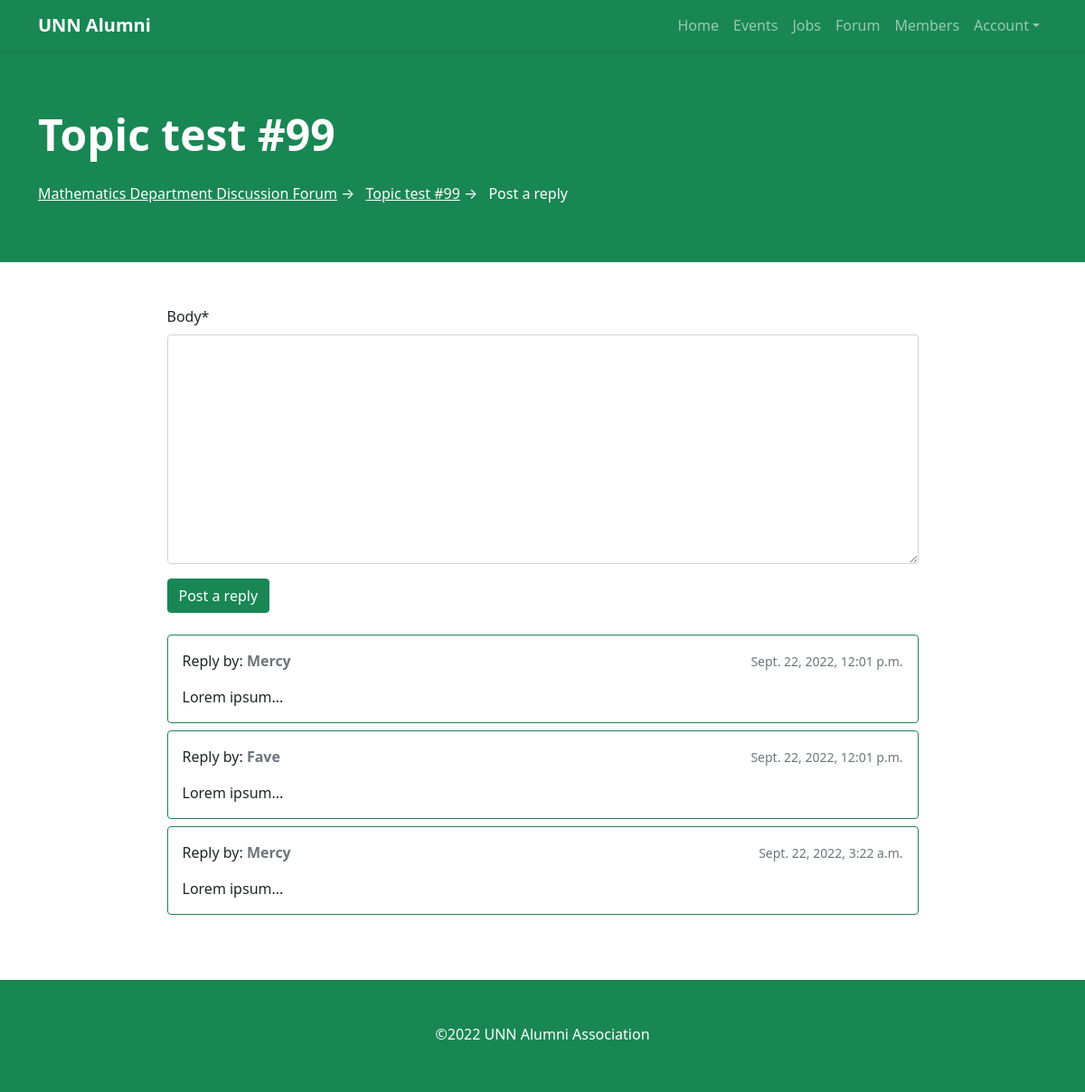
Page /forum/board/1/topics/101/reply/ (signed in) on the earlier database version.
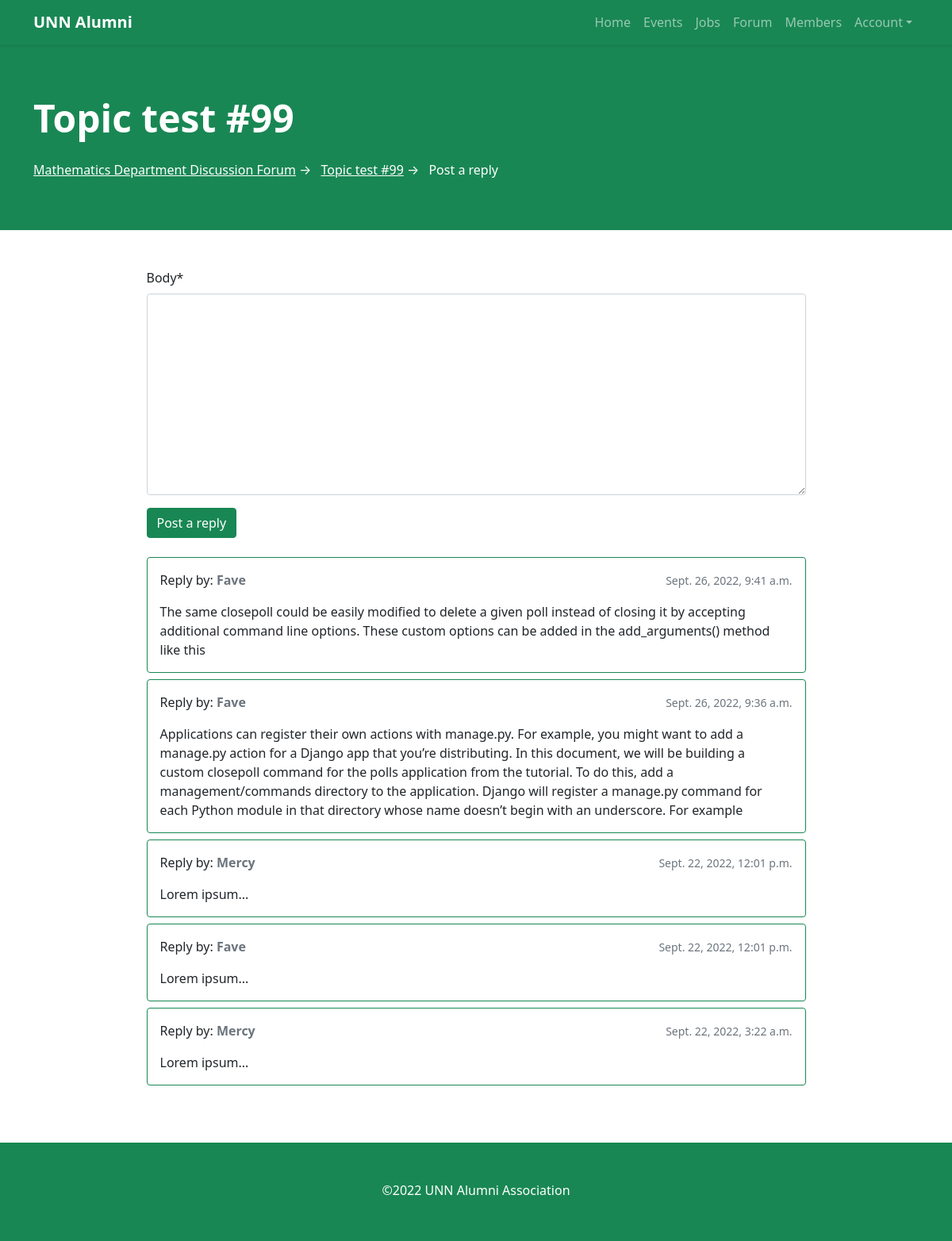
Same page on the later database version.
### forum/models.py (models this page shows, shortened)
class Reply(models.Model):
    body = models.TextField(max_length=4000)
    topic = models.ForeignKey(
        Topic, related_name='replies', on_delete=models.CASCADE)
    created_by = models.ForeignKey(
        User, related_name='replies', on_delete=models.CASCADE)
    updated_by = models.ForeignKey(
        User, null=True, related_name='+', on_delete=models.CASCADE)
    created = models.DateTimeField(auto_now_add=True)
    updated = models.DateTimeField(null=True)

### forum/views.py (the view)
@login_required
def reply_topic(request, pk, topic_pk):
    topic = get_object_or_404(Topic, board__pk=pk, pk=topic_pk)
    if request.method == 'POST':
        form = ReplyForm(request.POST)
        if form.is_valid():
            reply = form.save(commit=False)
            reply.topic = topic
            reply.created_by = request.user
            reply.save()
            topic.updated = timezone.now()
            topic.save()
            topic_url = reverse('topic', kwargs={
                                'pk': pk, 'topic_pk': topic_pk})
            topic_reply_url = '{url}?page={page}#{id}'.format(
                url=topic_url,
                id=reply.pk,
                page=topic.get_page_count()
            )
            return redirect(topic_reply_url)
    else:
        form = ReplyForm()
    return render(request, 'reply_topic.html', {'topic': topic, 'form': form})

### forum/forms.py
class ReplyForm(forms.ModelForm):
    class Meta:
        model = Reply
        fields = ['body']

### forum/models.py (called while the page is built)
    def get_last_ten_replies(self):
        return self.replies.order_by('-created')[:10]

### templates/reply_topic.html (shortened to what this page needs)
{% extends 'base.html' %}
{% load crispy_forms_tags %}
{% block content %}
<header class="bg-success py-5">
    <div class="container">
        <div class="row">
            <div class="col-lg-12">
                <div class="my-3 text-start text-white">
                    <h1 class="display-5 fw-bolder">{{ topic.title }}</h1>
                    <ul class="mt-4 list-inline">
                        <li class="list-inline-item"><a href="{% url 'board' topic.board.slug %}"
                                class="text-white">{{ topic.board.name }}</a> &rarr; </li>
                        <li class="list-inline-item"><a href="{% url 'topic' topic.board.pk topic.pk %}" class="text-white">{{ topic.title }}</a> &rarr;</li>
                        <li class="list-inline-item">Post a reply</li>
                    </ul>
                </div>
            </div>
        </div>
    </div>
</header>
<section class="py-5">
    <div class="container">
        <div class="row">
            <div class="col-lg-9 mb-3 mx-lg-auto">
                <form method="post" action="." class="mb-4">
                    {{ form|crispy }}
                    <button type="submit" class="btn btn-success">Post a reply</button>
                </form>
                {% for reply in topic.get_last_ten_replies %}
                <div class="card mb-2 border-success">
                    <div class="card-body p-3">
                        <div class="d-flex justify-content-between mb-3">
                            <div>
                                Reply by: <strong class="text-muted">{{ reply.created_by.username|title }}</strong>
                            </div>
                            <div>
                                <small class="text-muted">{{ reply.created }}</small>
                            </div>
                        </div>
                        {{ reply.body }}
                    </div>
                </div>
                {% empty %}
                <p>No replies yet.</p>
                {% endfor %}
            </div>
        </div>
    </div>
</section>
{% endblock %}

Differences in the rows shown:
added Reply: created_by.username "Fave", created "Sept. 26, 2022, 9:41 a.m.", body "The same closepoll could be easily modified to delete a given poll instead of closing it by accepting additional command line options. These custom options can be added in the add_arguments() method like this"
added Reply: created_by.username "Fave", created "Sept. 26, 2022, 9:36 a.m.", body "Applications can register their own actions with manage.py. For example, you might want to add a manage.py action for a Django app that you’re distributing. In this document, we will be building a custom closepoll command for the polls application from the tutorial. To do this, add a management/commands directory to the application. Django will register a manage.py command for each Python module in that directory whose name doesn’t begin with an underscore. For example"
